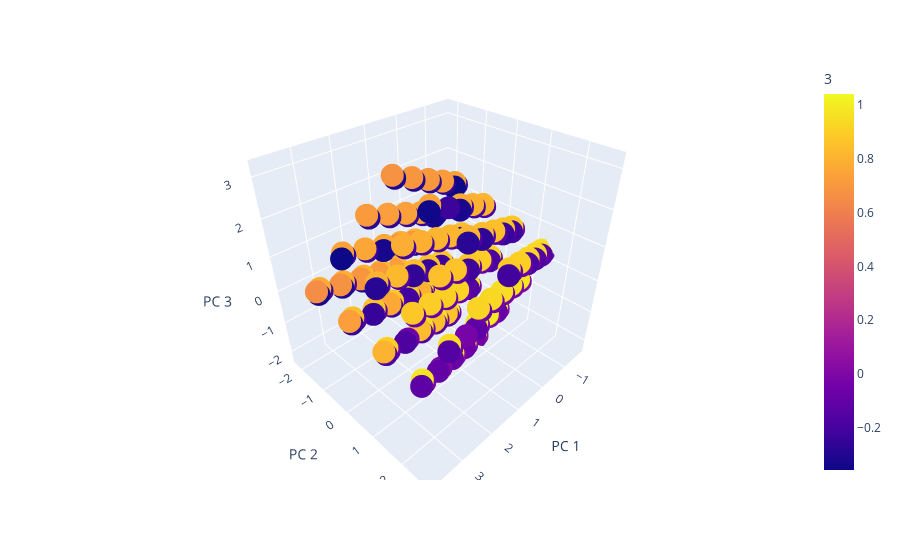

The cell this chart's notebook holds for it:
### Code cell
olist_projected.columns = olist_projected.columns.astype(str)

fig = px.scatter_3d(
    olist_projected, x='0', y='1', z='2', color='3',
    labels={'0': 'PC 1', '1': 'PC 2', '2': 'PC 3'},
    # width=15, height=15
)
fig.show()

### Figure 1 — Plotly figure (JSON) as saved in the notebook; plotly's stock layout.template omitted (floating-point values rounded to 4 significant figures; data arrays with more than 128 entries replaced by an {"elided": "..."} marker saying what was removed)
{"data": [{"hovertemplate": "PC 1=%{x}<br>PC 2=%{y}<br>PC 3=%{z}<br>3=%{marker.color}<extra></extra>", "legendgroup": "", "marker": {"color": {"elided": "5000 float values"}, "coloraxis": "coloraxis", "symbol": "circle"}, "mode": "markers", "name": "", "scene": "scene", "showlegend": false, "type": "scatter3d", "x": {"elided": "5000 float values"}, "y": {"elided": "5000 float values"}, "z": {"elided": "5000 float values"}}], "layout": {"coloraxis": {"colorbar": {"title": {"text": "3"}}, "colorscale": [[0, "#0d0887"], [0.1111, "#46039f"], [0.2222, "#7201a8"], [0.3333, "#9c179e"], [0.4444, "#bd3786"], [0.5556, "#d8576b"], [0.6667, "#ed7953"], [0.7778, "#fb9f3a"], [0.8889, "#fdca26"], [1, "#f0f921"]]}, "legend": {"tracegroupgap": 0}, "margin": {"t": 60}, "scene": {"domain": {"x": [0, 1], "y": [0, 1]}, "xaxis": {"title": {"text": "PC 1"}}, "yaxis": {"title": {"text": "PC 2"}}, "zaxis": {"title": {"text": "PC 3"}}}}}
